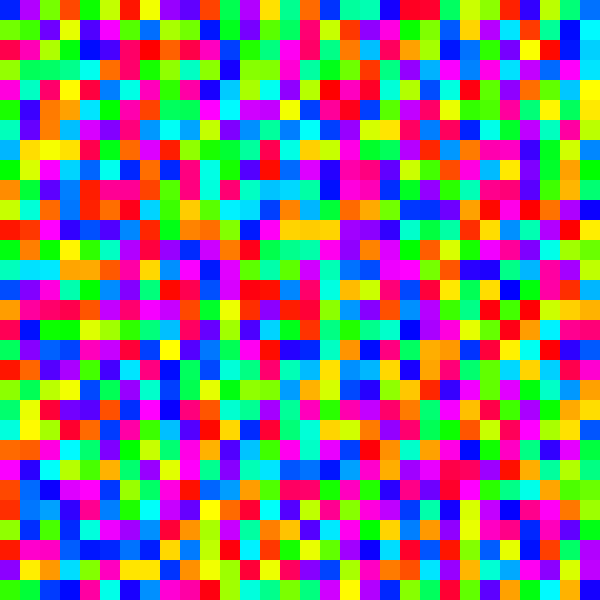
Frame 1 (no input)
Frame 60 (the mouse pressed at the canvas centre just before this capture): identical to frame 1, image omitted
Frame 120 (the mouse held since frame 60 and released just before this capture): identical to frame 1, image omitted

The Processing sketch that drew this single still picture (run headless with seeded random() and noise(); from frame 60 on, the mouse is pressed at the canvas centre):

// Processing sketch: random
// ── random.pde

void setup() {
  size(600, 600);
  background(255);
  noStroke();
  
  colorMode(HSB, 360, 100, 100);
  
  int count = 30;
  int len = 600 / count;
  for(int i=0; i<=count;i++){
    for(int j=0;j<=count;j++){
      color col = (int)random(360);
      fill(col, 100, 100);
      square(i * len, j * len, len);
    }
  }
}

void draw() {
  
}
